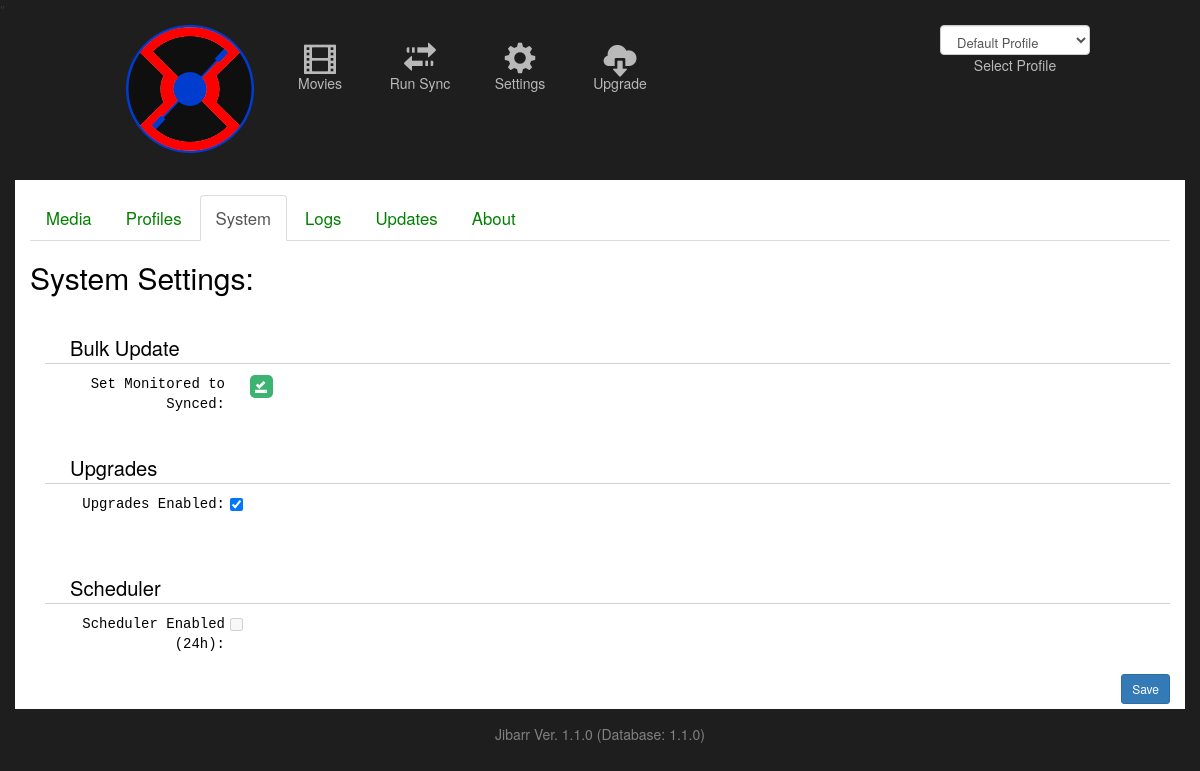
Page /jibarr/systemsettings/ on the committed database.
### jibarr/models/sitesettings.py (models this page shows, shortened)
class SiteSettings(models.Model):
    id = models.IntegerField(db_column='Id', auto_created=True, primary_key=True, serialize=False, verbose_name='ID')
    radarr_enabled = models.IntegerField(db_column='RADARR_Enabled', null=False)
    radarr_path =  models.TextField(db_column='RADARR_Path')
    radarr_apikey = models.TextField(db_column='RADARR_APIKey')
    radarr_last_sync = models.TextField(db_column='RADARR_Last_Sync')
    sonarr_enabled = models.IntegerField(db_column='SONARR_Enabled', null=False)
    sonarr_path =  models.TextField(db_column='SONARR_Path')
    sonarr_apikey = models.TextField(db_column='SONARR_APIKey')
    sonarr_last_sync = models.TextField(db_column='SONARR_Last_Sync')
    lidarr_enabled = models.IntegerField(db_column='LIDARR_Enabled', null=False)
    lidarr_path =  models.TextField(db_column='LIDARR_Path')
    lidarr_apikey = models.TextField(db_column='LIDARR_APIKey')
    lidarr_last_sync = models.TextField(db_column='LIDARR_Last_Sync')
    jibarr_version = models.TextField(db_column='Jibarr_Version')
    scheduler_enabled = models.IntegerField(db_column='Scheduler_Enabled')
    upgrades_enabled = models.IntegerField(db_column="Upgrades_Enabled")
    code_version = settings.CODE_VERSION
    objects = models.Manager()
    def checkVersion():
        sett = SiteSettings.objects.all()[:1].get()
        if sett.upgrades_enabled:
            newVersion = False
            CACHE_KEY_NEWVERSION = 'NEWVERSION'
            if cache.get(CACHE_KEY_NEWVERSION):
                newVersion = cache.get(CACHE_KEY_NEWVERSION)
            else:
                jcv = sett.code_version
                jdv = sett.jibarr_version
                try:
                    resp = urllib.request.urlopen('https://github.com/ExtensiveJS/Jibarr/wiki/Current-Versions')
                    html = resp.read()
                    htmlstr = html.decode('utf8')
                    htmlSplit = htmlstr.split("\n")
                    for line in htmlSplit:
                        if line.find('Jibarr_Code') > -1:
                            jcv = line.replace("<p>","").replace("Jibarr_Code: ", "").replace("<br>","")
                        if line.find('Jibarr_Database') > -1:
                            jdv = line.replace("</p>","").replace("Jibarr_Database: ", "").replace("<br>","")
                    resp.close()
                except:
                    pass
                if(jcv != sett.code_version):
                    newVersion = True
                if(jdv != sett.jibarr_version):
                    newVersion = True
                cache.set(CACHE_KEY_NEWVERSION,newVersion)
        else:
            newVersion = False
        return newVersion
    class Meta:
        managed = False
        db_table = 'Jibarr_settings'

### jibarr/views/systemsettings.py (the view)
# urls.py: url(r'systemsettings/', views.systemsettings, name='systemsettings'),
def systemsettings(request):
    prof_id = 1
    try:
        prof_id = request.session["prof_id"]
    except KeyError:
        pass
    system_settings = SiteSettings.objects.all()[:1].get()
    system_settings.newVersion = SiteSettings.checkVersion()
    prof_list = Profile.objects.all()
    context = {
        'system_settings': system_settings,
        'prof_list': prof_list,
        'prof_id': prof_id
    }
    template = loader.get_template("jibarr/systemsettings.html")
    return HttpResponse(template.render(context, request))

### jibarr/templates/jibarr/systemsettings.html (shortened to what this page needs)
{% extends "./base.html" %}
{% load static %}
{% block content %}
<div class='CONTAINER' style="font-size:larger;">
    <ul class="nav nav-tabs" style="margin-top:10px;">
        <li><a href="/jibarr/sitesettings">Media</a></li>
        <li><a href="/jibarr/profiles">Profiles</a></li>
        <li class="active"><a href="/jibarr/systemsettings">System</a></li>
        <li><a href="/jibarr/logs">Logs</a></li>
        <li><a href="/jibarr/updates">Updates</a></li>
        <li><a href="/jibarr/about">About</a></li>
    </ul>
    <div style="padding-bottom:10px;">
        <h2>System Settings: </h2>
    </div>
    <div style="height:120px;">
        <div style="font-size:larger;margin-left:15px;margin-bottom:10px;padding-top:20px;padding-left:25px;border-bottom:1px solid lightgrey;">Bulk Update</div>
        <div class="subSetting" style="width:49%;float:left;">
            <div style="width:auto;height:30px;">
                <div class="subSettingLabel">Set Monitored to Synced:</div>
                <div>
                    <i class="glyphicon glyphicon-saved ADDBUTTON" style="margin-left:20px;" onclick="markSynced();" title="Mark all MONITORED to SYNCED."></i>
                </div>
            </div>
        </div>
    </div>
    <div style="height:120px;">
        <div style="font-size:larger;margin-left:15px;margin-bottom:10px;padding-top:20px;padding-left:25px;border-bottom:1px solid lightgrey;">Upgrades</div>
        <div class="subSetting" style="width:49%;float:left;">
            <div style="width:auto;height:30px;">
                <div class="subSettingLabel">Upgrades Enabled:</div>
                <div><input type="checkbox" id="chkUpgradesEnabled" {% if system_settings.upgrades_enabled %} checked {% endif %} /></div>
            </div>
        </div>
    </div>
    <div style="height:120px;">
        <div style="font-size:larger;margin-left:15px;margin-bottom:10px;padding-top:20px;padding-left:25px;border-bottom:1px solid lightgrey;">Scheduler</div>
        <div class="subSetting" style="width:49%;float:left;">
            <div style="width:auto;height:30px;">
                <div class="subSettingLabel">Scheduler Enabled (24h):</div>
                <div><input disabled type="checkbox" id="chkSchedulerEnabled" {% if system_settings.scheduler_enabled %} checked {% endif %} /></div>
            </div>
        </div>
    </div>
    <div style="text-align:right;" >
        <button type="button" class="btn btn-primary btn-sm" onclick="saveSettings();">Save</button>
    </div>
</div>
{% endblock content %}

### jibarr/templates/jibarr/base.html (shortened to what this page needs)
{% load static %}
<html lang="en">
    <head>
        <link rel="stylesheet" type="text/css" href="{% static 'jibarr/styles.css' %}">
        <link rel="stylesheet" type="text/css" href="{% static 'jibarr/bootstrap-3.3.7-dist/css/bootstrap.css' %}">
        <link rel="stylesheet" href="{% static 'jibarr/jquery-ui-1.12.1/jquery-ui.css' %}">
        <link rel="stylesheet" type="text/css" href="{% static 'jibarr/jquery.toastmessage.css' %}">
    </head>
    <body style='background-color:#1F1E1E;margin:0px;'>
        <div style='position:relative;'>"
            <div style='margin:5px 110px auto 110px;height:155px;color:white;' class="HEADERMENU">
                <div style='width:160px;text-align:center;float:left;'><a href="/jibarr/"><img src="{% static 'jibarr/images/Jibarr_logo.png' %}"></a></div>
                {% if system_settings.radarr_enabled == 1 %}<a href="/jibarr/movies"><div class="HEADERITEM"><i class="glyphicon glyphicon-film" style="font-size:xx-large;"></i><br/>Movies</div></a>{% endif %}
                <a href="/jibarr/runsync"><div class="HEADERITEM"><i class="glyphicon glyphicon-transfer" style="font-size:xx-large;"></i><br/>Run Sync</div></a>
                <a href="/jibarr/sitesettings"><div class="HEADERITEM"><i class="glyphicon glyphicon-cog" style="font-size:xx-large;"></i><br/>Settings</div></a>
                {% if system_settings.upgrades_enabled %}
                <a href="/jibarr/upgrade">
                    <div class="HEADERITEM">
                        {% if system_settings.newVersion %}
                        <i class="glyphicon glyphicon-cloud-download" style="font-size:xx-large;color:yellow;"></i><br/>Upgrade
                        {% else %}
                        <i class="glyphicon glyphicon-cloud-download" style="font-size:xx-large;"></i><br/>Upgrade
                        {% endif %}
                    </div>
                </a>
                {% endif %}
                <div style="float:right;width:150px;text-align:right;">
                    <select id="ddlProfiles" onchange="profileChanged();" class="form-control" style="height:30px;font-size:small;">
                        {% for prof in prof_list %}
                            <option value="{{ prof.id }}">{{ prof.profile_name }}</option>
                        {% endfor %}
                    </select>
                    <div style="text-align:center;color:#b9b9b9;">Select Profile</div>
                </div>
            </div>
            <div id="content">
                {% block content %}{% endblock %}
            </div>
        </div>
        <div style="padding-bottom:65px;padding-top:15px;text-align:center;color:grey;">Jibarr Ver. {{ system_settings.code_version }} (Database: {{ system_settings.jibarr_version }})</div>
    </body>
</html>

### jibarr/static/jibarr/styles.css (style rules this page uses)
li a { color: green; }
.CONTAINER { background-color:white;color:black;padding:5px;min-height:400px; }
.HEADERITEM { color:#b9b9b9;border-radius:10px;width:100px;text-align:center;float:left;padding:15px 10px 10px 10px;text-align:center;border:1px solid #1F1E1E; }
.ADDBUTTON { font-size:small;vertical-align:super;cursor:pointer;padding:5px;border-radius:5px;background-color:mediumseagreen;color:white; }
.subSetting { font-size:smaller; }
.subSettingLabel { float:left;width:200px;text-align:right;padding-right:5px;font-family:monospace; }

### rows in the picture
SiteSettings: Upgrades_Enabled "☑", code_version "1.1.0", jibarr_version "1.1.0"

### other values in the picture
form field value "Default Profile"
